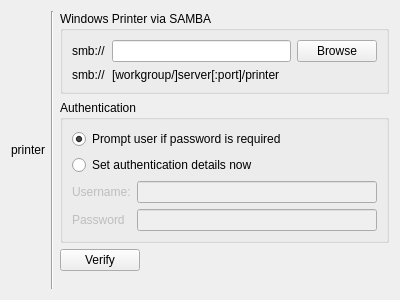
<?xml version="1.0" encoding="UTF-8"?>
<ui version="4.0">
 <class>ChooseSamba</class>
 <widget class="QWidget" name="ChooseSamba">
  <property name="geometry">
   <rect>
    <x>0</x>
    <y>0</y>
    <width>400</width>
    <height>300</height>
   </rect>
  </property>
  <property name="sizePolicy">
   <sizepolicy hsizetype="Ignored" vsizetype="Preferred">
    <horstretch>0</horstretch>
    <verstretch>0</verstretch>
   </sizepolicy>
  </property>
  <layout class="QGridLayout" name="gridLayout">
   <item row="0" column="1">
    <layout class="QVBoxLayout" name="verticalLayout">
     <property name="sizeConstraint">
      <enum>QLayout::SetMinimumSize</enum>
     </property>
     <item>
      <spacer name="verticalSpacer_3">
       <property name="orientation">
        <enum>Qt::Vertical</enum>
       </property>
       <property name="sizeHint" stdset="0">
        <size>
         <width>20</width>
         <height>40</height>
        </size>
       </property>
      </spacer>
     </item>
     <item>
      <widget class="QLabel" name="printerL">
       <property name="sizePolicy">
        <sizepolicy hsizetype="Fixed" vsizetype="Preferred">
         <horstretch>0</horstretch>
         <verstretch>0</verstretch>
        </sizepolicy>
       </property>
       <property name="text">
        <string notr="true">printer</string>
       </property>
       <property name="alignment">
        <set>Qt::AlignCenter</set>
       </property>
       <property name="margin">
        <number>7</number>
       </property>
      </widget>
     </item>
     <item>
      <spacer name="verticalSpacer_4">
       <property name="orientation">
        <enum>Qt::Vertical</enum>
       </property>
       <property name="sizeHint" stdset="0">
        <size>
         <width>20</width>
         <height>40</height>
        </size>
       </property>
      </spacer>
     </item>
    </layout>
   </item>
   <item row="0" column="2">
    <widget class="Line" name="line">
     <property name="orientation">
      <enum>Qt::Vertical</enum>
     </property>
    </widget>
   </item>
   <item row="0" column="3">
    <layout class="QGridLayout" name="gridLayout_2">
     <item row="0" column="0" colspan="2">
      <widget class="QGroupBox" name="groupBox_2">
       <property name="title">
        <string comment="@title:group">Windows Printer via SAMBA</string>
       </property>
       <layout class="QFormLayout" name="formLayout">
        <property name="fieldGrowthPolicy">
         <enum>QFormLayout::ExpandingFieldsGrow</enum>
        </property>
        <item row="0" column="0">
         <widget class="QLabel" name="label_2">
          <property name="text">
           <string notr="true">smb://</string>
          </property>
          <property name="buddy">
           <cstring>addressLE</cstring>
          </property>
         </widget>
        </item>
        <item row="0" column="1">
         <layout class="QHBoxLayout" name="horizontalLayout_3">
          <item>
           <widget class="KLineEdit" name="addressLE"/>
          </item>
          <item>
           <widget class="QPushButton" name="browsePB">
            <property name="text">
             <string comment="@action:button">Browse</string>
            </property>
           </widget>
          </item>
         </layout>
        </item>
        <item row="1" column="0">
         <widget class="QLabel" name="label_5">
          <property name="text">
           <string notr="true">smb://</string>
          </property>
         </widget>
        </item>
        <item row="1" column="1">
         <widget class="QLabel" name="label_6">
          <property name="text">
           <string comment="@label samba URL markup example, this is preceded by a label containing smb://">[workgroup/]server[:port]/printer</string>
          </property>
         </widget>
        </item>
       </layout>
      </widget>
     </item>
     <item row="1" column="0" colspan="2">
      <widget class="QGroupBox" name="groupBox_3">
       <property name="title">
        <string comment="@title:group">Authentication</string>
       </property>
       <layout class="QFormLayout" name="formLayout_2">
        <item row="2" column="0">
         <widget class="QLabel" name="label">
          <property name="enabled">
           <bool>false</bool>
          </property>
          <property name="text">
           <string comment="@label:textbox">Username:</string>
          </property>
          <property name="buddy">
           <cstring>usernameLE</cstring>
          </property>
         </widget>
        </item>
        <item row="3" column="0">
         <widget class="QLabel" name="label_4">
          <property name="enabled">
           <bool>false</bool>
          </property>
          <property name="text">
           <string comment="@label:textbox">Password</string>
          </property>
          <property name="buddy">
           <cstring>passwordLE</cstring>
          </property>
         </widget>
        </item>
        <item row="2" column="1">
         <widget class="KLineEdit" name="usernameLE">
          <property name="enabled">
           <bool>false</bool>
          </property>
         </widget>
        </item>
        <item row="3" column="1">
         <widget class="KLineEdit" name="passwordLE">
          <property name="enabled">
           <bool>false</bool>
          </property>
         </widget>
        </item>
        <item row="0" column="0" colspan="2">
         <widget class="QRadioButton" name="radioButton">
          <property name="text">
           <string comment="@option:radio">Prompt user if password is required</string>
          </property>
          <property name="checked">
           <bool>true</bool>
          </property>
         </widget>
        </item>
        <item row="1" column="0" colspan="2">
         <widget class="QRadioButton" name="authenticationCB">
          <property name="text">
           <string comment="@option:radio">Set authentication details now</string>
          </property>
         </widget>
        </item>
       </layout>
      </widget>
     </item>
     <item row="3" column="0" colspan="2">
      <spacer name="verticalSpacer">
       <property name="orientation">
        <enum>Qt::Vertical</enum>
       </property>
       <property name="sizeHint" stdset="0">
        <size>
         <width>20</width>
         <height>40</height>
        </size>
       </property>
      </spacer>
     </item>
     <item row="2" column="0">
      <widget class="QPushButton" name="verifyPB">
       <property name="sizePolicy">
        <sizepolicy hsizetype="Fixed" vsizetype="Fixed">
         <horstretch>0</horstretch>
         <verstretch>0</verstretch>
        </sizepolicy>
       </property>
       <property name="text">
        <string comment="@action:button">Verify</string>
       </property>
      </widget>
     </item>
    </layout>
   </item>
  </layout>
 </widget>
 <customwidgets>
  <customwidget>
   <class>KLineEdit</class>
   <extends>QLineEdit</extends>
   <header>klineedit.h</header>
  </customwidget>
 </customwidgets>
 <tabstops>
  <tabstop>addressLE</tabstop>
  <tabstop>browsePB</tabstop>
  <tabstop>radioButton</tabstop>
  <tabstop>authenticationCB</tabstop>
  <tabstop>usernameLE</tabstop>
  <tabstop>passwordLE</tabstop>
  <tabstop>verifyPB</tabstop>
 </tabstops>
 <resources/>
 <connections>
  <connection>
   <sender>authenticationCB</sender>
   <signal>toggled(bool)</signal>
   <receiver>label</receiver>
   <slot>setEnabled(bool)</slot>
   <hints>
    <hint type="sourcelabel">
     <x>198</x>
     <y>157</y>
    </hint>
    <hint type="destinationlabel">
     <x>185</x>
     <y>195</y>
    </hint>
   </hints>
  </connection>
  <connection>
   <sender>authenticationCB</sender>
   <signal>toggled(bool)</signal>
   <receiver>usernameLE</receiver>
   <slot>setEnabled(bool)</slot>
   <hints>
    <hint type="sourcelabel">
     <x>233</x>
     <y>166</y>
    </hint>
    <hint type="destinationlabel">
     <x>233</x>
     <y>195</y>
    </hint>
   </hints>
  </connection>
  <connection>
   <sender>authenticationCB</sender>
   <signal>toggled(bool)</signal>
   <receiver>label_4</receiver>
   <slot>setEnabled(bool)</slot>
   <hints>
    <hint type="sourcelabel">
     <x>157</x>
     <y>167</y>
    </hint>
    <hint type="destinationlabel">
     <x>161</x>
     <y>221</y>
    </hint>
   </hints>
  </connection>
  <connection>
   <sender>authenticationCB</sender>
   <signal>toggled(bool)</signal>
   <receiver>passwordLE</receiver>
   <slot>setEnabled(bool)</slot>
   <hints>
    <hint type="sourcelabel">
     <x>356</x>
     <y>163</y>
    </hint>
    <hint type="destinationlabel">
     <x>360</x>
     <y>222</y>
    </hint>
   </hints>
  </connection>
 </connections>
</ui>
